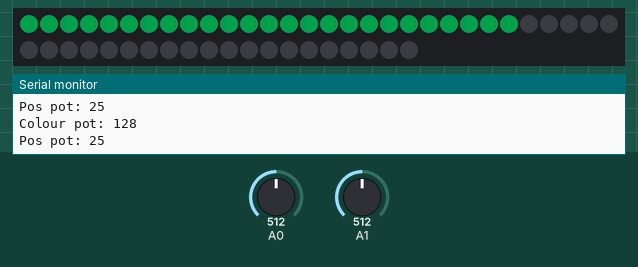
Bench run of a sketch on a simulated Arduino Uno, built with avr-gcc and run on an emulated ATmega328P. On the bench: 50 RGB LEDs in strip order, left to right, continuing on the next row, the last lines printed to the serial monitor. Inputs (shaded band) come from the test bench; at power-on: A0 = 512, A1 = 512. Dim RGB values are drawn brighter than linear.

Above: at 4.2 s.
4.3 s: A0 set to 716
At 5.5 s:
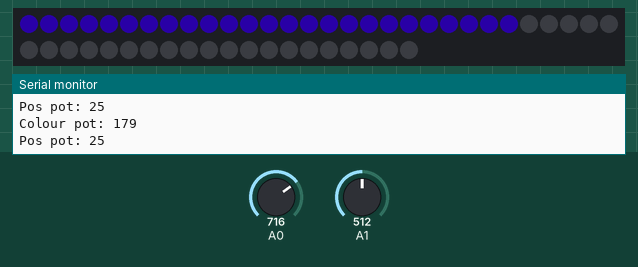
5.8 s: A1 set to 1009
At 6.2 s:
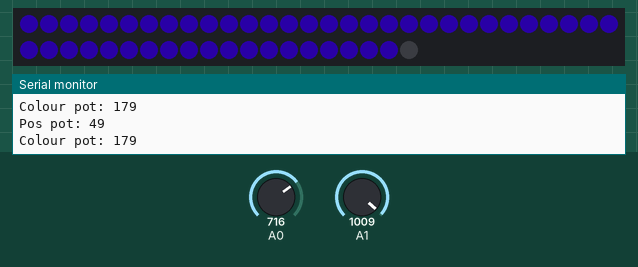
7.3 s: A1 set to 1023
8.8 s: A0 set to 900
At 9.4 s:
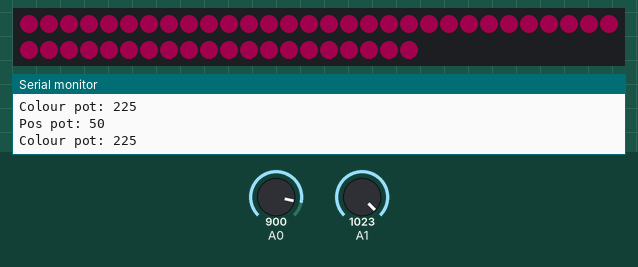
10.3 s: A1 set to 900
11.9 s: A0 set to 306
At 12.7 s:
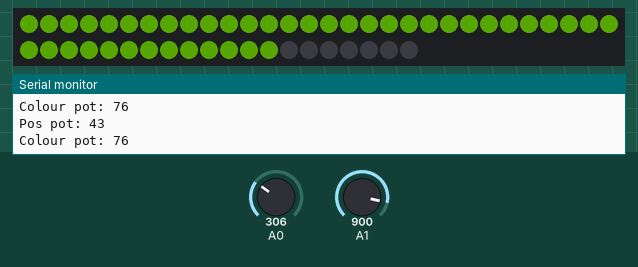
Timing chart, 0 to 14.4 s (numbered marks = the images above; inputs shaded):
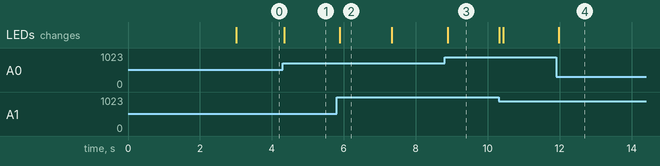

The sketch:

analogueLED.ino
```cpp
#include "FastLED.h"

FASTLED_USING_NAMESPACE

#define DATA_PIN    6
#define LED_TYPE    WS2811
#define COLOR_ORDER RGB
#define NUM_LEDS    50
CRGB leds[NUM_LEDS];

#define BRIGHTNESS          50
#define FRAMES_PER_SECOND  120


// the setup routine runs once when you press reset:
void setup() {
  delay(3000); // 3 second delay for recovery
    // tell FastLED about the LED strip configuration
  FastLED.addLeds<LED_TYPE,DATA_PIN,COLOR_ORDER>(leds, NUM_LEDS).setCorrection(TypicalLEDStrip);

  // set master brightness control
  FastLED.setBrightness(BRIGHTNESS);
  // initialize serial communication at 9600 bits per second:
  Serial.begin(9600);
}

// the loop routine runs over and over again forever:
void loop() {
  fadeToBlackBy( leds, NUM_LEDS, 1000);
  // read the input on analog pin 0:
  int sens1 = analogRead(A0);
  int sens2 = analogRead(A1);
  int colour = sens1 * (256.0 / 1023.0);
  int pos = sens2 * (NUM_LEDS / 1023.0);
// print data
  Serial.print("Colour pot: ");
  Serial.println(colour);
  Serial.print("Pos pot: ");
  Serial.println(pos);

//fill_solid (struct CRGB *leds, int numToFill, const struct CRGB &color)
//fill_solid(leds, 5, rgbval)
fill_solid(leds, pos, CHSV(colour, 255, 255));
  FastLED.show();
  delay(100);
}
```

Measured:
- after the input at 4.3 s, the LEDs: change at once (image 1)
- after the input at 5.8 s, the LEDs: change after 0.09 s (image 2)
- after the input at 8.8 s, the LEDs: change after 0.08 s (image 3)
- after the input at 11.9 s, the LEDs: change after 0.08 s (image 4)
